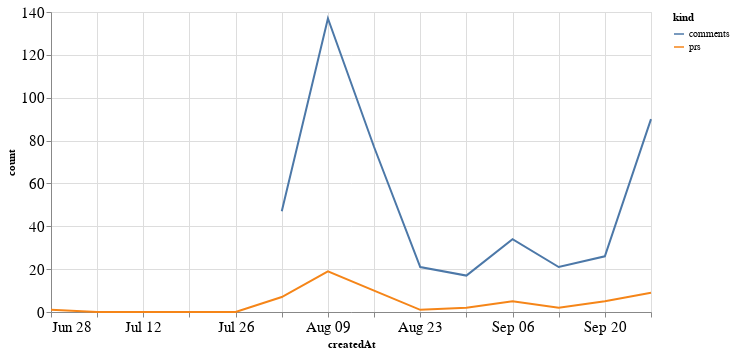

Write notebook code for a chart like this one.
### Code cell
alt.Chart(total_time, width=600).mark_line().encode(
    x='createdAt',
    y='count',
    color='kind'
)

### Figure 1 — Vega-Lite specification as saved in the notebook (floating-point values rounded to 4 significant figures)
{"config": {"axisLeft": {"labelFontSize": 15}, "axisBottom": {"labelFontSize": 15}}, "data": {"name": "data-8b06441de39052778df746ef512141e6"}, "mark": "line", "encoding": {"color": {"type": "nominal", "field": "kind"}, "x": {"type": "temporal", "field": "createdAt"}, "y": {"type": "quantitative", "field": "count"}}, "width": 600, "$schema": "https://vega.github.io/schema/vega-lite/v4.8.1.json", "datasets": {"data-8b06441de39052778df746ef512141e6": [{"createdAt": "2020-06-28T00:00:00", "kind": "prs", "count": 1.0}, {"createdAt": "2020-07-05T00:00:00", "kind": "prs", "count": 0.0}, {"createdAt": "2020-07-12T00:00:00", "kind": "prs", "count": 0.0}, {"createdAt": "2020-07-19T00:00:00", "kind": "prs", "count": 0.0}, {"createdAt": "2020-07-26T00:00:00", "kind": "prs", "count": 0.0}, {"createdAt": "2020-08-02T00:00:00", "kind": "prs", "count": 7.0}, {"createdAt": "2020-08-09T00:00:00", "kind": "prs", "count": 19.0}, {"createdAt": "2020-08-16T00:00:00", "kind": "prs", "count": 10.0}, {"createdAt": "2020-08-23T00:00:00", "kind": "prs", "count": 1.0}, {"createdAt": "2020-08-30T00:00:00", "kind": "prs", "count": 2.0}, {"createdAt": "2020-09-06T00:00:00", "kind": "prs", "count": 5.0}, {"createdAt": "2020-09-13T00:00:00", "kind": "prs", "count": 2.0}, {"createdAt": "2020-09-20T00:00:00", "kind": "prs", "count": 5.0}, {"createdAt": "2020-09-27T00:00:00", "kind": "prs", "count": 9.0}, {"createdAt": "2020-06-28T00:00:00", "kind": "comments", "count": null}, {"createdAt": "2020-07-05T00:00:00", "kind": "comments", "count": null}, {"createdAt": "2020-07-12T00:00:00", "kind": "comments", "count": null}, {"createdAt": "2020-07-19T00:00:00", "kind": "comments", "count": null}, {"createdAt": "2020-07-26T00:00:00", "kind": "comments", "count": null}, {"createdAt": "2020-08-02T00:00:00", "kind": "comments", "count": 47.0}, {"createdAt": "2020-08-09T00:00:00", "kind": "comments", "count": 137.0}, {"createdAt": "2020-08-16T00:00:00", "kind": "comments", "count": 77.0}, {"createdAt": "2020-08-23T00:00:00", "kind": "comments", "count": 21.0}, {"createdAt": "2020-08-30T00:00:00", "kind": "comments", "count": 17.0}, {"createdAt": "2020-09-06T00:00:00", "kind": "comments", "count": 34.0}, {"createdAt": "2020-09-13T00:00:00", "kind": "comments", "count": 21.0}, {"createdAt": "2020-09-20T00:00:00", "kind": "comments", "count": 26.0}, {"createdAt": "2020-09-27T00:00:00", "kind": "comments", "count": 90.0}]}}
